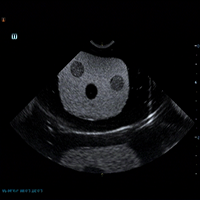
%> input picture BinocularUltrasoundImage/siatcs_copy.png, 200 x 200 px
$ octave untitled3.m   (GNU Octave 9; MATLAB toolbox functions it lacks are replaced by stand-ins)
%> lines starting %> are read from the running program, lines starting %| are printed output that depends on the picture
clear all; close all; clc;
% [53 lines of commented-out code are left out]
%% 读取超声、背景和遮罩
cs = imread('siatcs_copy.png');
%> cs is the input picture: size 200x200x3 uint8; mean R, G, B 12.8, 13.2, 14.6
%background = imread('imgl.png');
background = imread('jpg2.jpg');
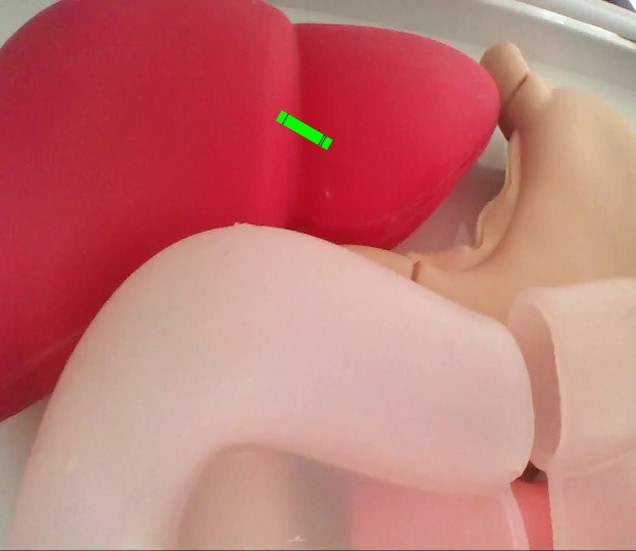
%> input picture BinocularUltrasoundImage/jpg2.jpg, 636 x 551 px
%> background is the input picture: size 551x636x3 uint8; mean R, G, B 194.4, 119.2, 116.1
%background = imresize(background, 0.1);
h = figure(1),
set(h,'name','原始图像','Numbertitle','off'),
imshow(background),hold on
scatter(86,186,'r');
hold off
%
cs_sector = imread('siatcs_sector_copy.png');
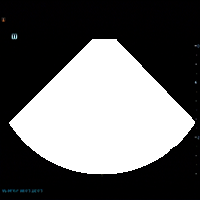
%> input picture BinocularUltrasoundImage/siatcs_sector_copy.png, 200 x 200 px
%> cs_sector is the input picture: size 200x200x3 uint8; mean R, G, B 100.3, 100.2, 100.5
cs_sector = rgb2gray(cs_sector);
%> cs_sector: size 200x200 uint8
csresize = 340;
cs = imresize(cs,[csresize,csresize]);
%> cs: size 340x340x3 uint8
cs_sector = imresize(cs_sector, [csresize,csresize]);
%> cs_sector: size 340x340 uint8
[m,n,c] = size(cs);
%> m = 340; n = 340; c = 3
%
%% 像素点转相机
%plexesL = [[112.51936, 112.45586];[109.48787, 104.68765];[191.86888, 72.538971]];
%plexesR = [[93.622993, 112.60995];[90.510231, 104.76581];[172.68176, 72.158051]];
plexesL = [[99.654816,150.16751];[94.651764,141.72487];[215.5076,70.106598]];
plexesR = [[69.139099,150.25458];[64.118835,141.8511];[185.14618,69.549042]];
cameraL = zeros(3,4);
cameraR = zeros(3,4);
[h, w, c] = size(background);
%> h = 551; w = 636
u0 = w/2;
%> u0 = 318
v0 = h/2;
%> v0 = 275.5
oneplex = 10.0/15.0;
baseline = 6.0;
focus = 80.0;
for i=1:3
    delta = oneplex*(plexesL(i,1) - plexesR(i,1));
    cameraL(i,1)=oneplex*baseline*(plexesL(i,1)-u0)/delta;
    cameraL(i,2)=oneplex*baseline*(plexesL(i,2)-v0)/delta;
    cameraL(i,3)=baseline*focus/delta;
    cameraL(i,4) = 1.0;
    cameraR(i,1)=oneplex*baseline*(plexesR(i,1)-u0)/delta;
    cameraR(i,2)=oneplex*baseline*(plexesR(i,2)-v0)/delta;
    cameraR(i,3)=baseline*focus/delta;
    cameraL(i,4) = 1.0;
end
%% 求平面方程的四个坐标系数
factors = null(cameraL);
%> factors = [0.000324; 0.000148; -0.0416; 0.999]
factors = factors/factors(4);
%> factors = [0.000324; 0.000148; -0.0416; 1]
factors = [-0.0044, 0.0006, -0.0112, 1];

%% 平面坐标
panel_x = zeros(1,n);
panel_y = zeros(m,1);
panel_z = zeros(m,n);
oneplexforcamera = (cameraL(1,1)-cameraL(2,1))/(plexesL(1,1)-plexesL(2,1));
for i=1:m
    for j=1:n
        panel_x(1,j) = oneplexforcamera*(j-1);
        panel_y(i,1) = oneplexforcamera*(i-1);
        panel_z(i,j) = -(factors(1)*oneplexforcamera*(j-1)+factors(2)*oneplexforcamera*(i-1)+factors(4))/factors(3);
    end
end
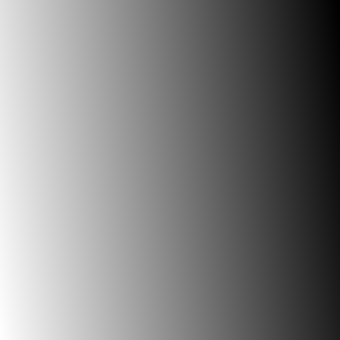
%> panel_z: size 340x340 double; min 63.76, max 92.77, mean 78.3; drawn with min black and max white
h = figure(2),
set(h,'name','平面坐标（相机坐标系）','Numbertitle','off'),
plot3(panel_x, panel_y, panel_z);
%% 像素坐标
plex_u_l = zeros(m,n);
plex_u_r = zeros(m,n);
plex_v = zeros(m,n);
for i=1:m
    for j=1:n
        plex_u_l(i,j) = focus*panel_x(j)/panel_z(i,j);
        plex_u_r(i,j) = focus*(panel_x(j)-baseline)/panel_z(i,j);
        plex_v(i,j) = focus*panel_y(i)/panel_z(i,j);
    end
end
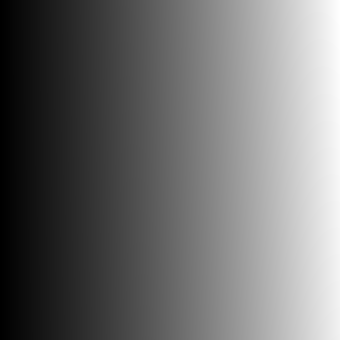
%> plex_u_l: size 340x340 double; min 0, max 81.53, mean 35.4; drawn with min black and max white
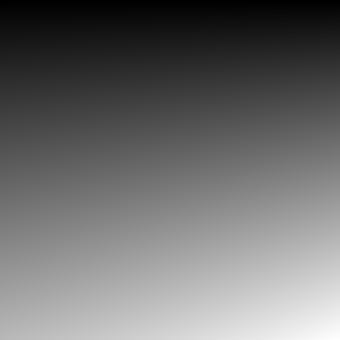
%> plex_v: size 340x340 double; min 0, max 77.31, mean 33.3; drawn with min black and max white
h=figure(3),
set(h,'name','平面坐标（像素坐标系）','Numbertitle','off'),
scatter(reshape(plex_u_l,1,m*n), reshape(plex_v,m*n,1),1);
%
%% 标准化
plex_u_l_length = max(max(plex_u_l))-min(min(plex_u_l));
plex_v_length = max(max(plex_v))-min(min(plex_v));
for i=1:m
    for j=1:n
        plex_u_l(i,j) = n*plex_u_l(i,j)/plex_u_l_length;
        plex_v(i,j) = m*plex_v(i,j)/plex_v_length;
    end
end
h=figure(4),
set(h,'name','标准化平面坐标（像素坐标系）','Numbertitle','off'),
scatter(reshape(plex_u_l,1,m*n), reshape(plex_v,m*n,1),1);
%
%% 求融合坐标
alpha = 0.0;
alpha_ = pi*(30)/180;
[m,n,c] = size(cs);
x = zeros(m,n);
y = zeros(m,n);
z = uint8(zeros(m,n,3));
z_ = background;
%> (the run ends here)
